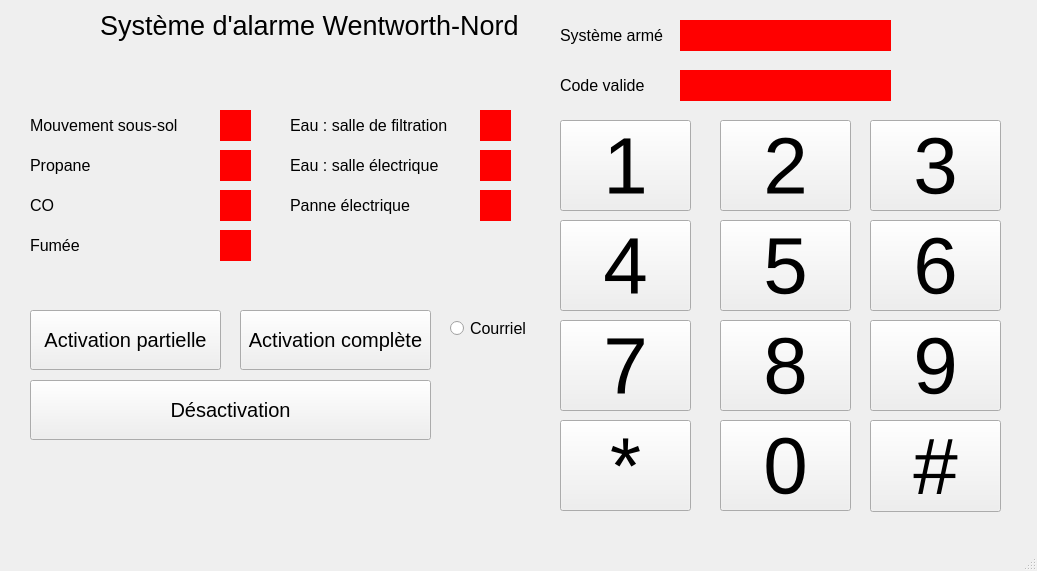
<?xml version="1.0" encoding="UTF-8"?>
<ui version="4.0">
 <class>MainWindow</class>
 <widget class="QMainWindow" name="MainWindow">
  <property name="geometry">
   <rect>
    <x>0</x>
    <y>0</y>
    <width>1037</width>
    <height>571</height>
   </rect>
  </property>
  <property name="windowTitle">
   <string>MainWindow</string>
  </property>
  <property name="animated">
   <bool>true</bool>
  </property>
  <widget class="QWidget" name="centralwidget">
   <widget class="QLabel" name="Label1">
    <property name="geometry">
     <rect>
      <x>30</x>
      <y>230</y>
      <width>151</width>
      <height>31</height>
     </rect>
    </property>
    <property name="font">
     <font>
      <pointsize>12</pointsize>
      <kerning>false</kerning>
     </font>
    </property>
    <property name="frameShape">
     <enum>QFrame::NoFrame</enum>
    </property>
    <property name="text">
     <string>Fumée</string>
    </property>
   </widget>
   <widget class="QLabel" name="Label4">
    <property name="geometry">
     <rect>
      <x>30</x>
      <y>150</y>
      <width>161</width>
      <height>31</height>
     </rect>
    </property>
    <property name="font">
     <font>
      <pointsize>12</pointsize>
     </font>
    </property>
    <property name="text">
     <string>Propane</string>
    </property>
   </widget>
   <widget class="QLabel" name="Label3">
    <property name="geometry">
     <rect>
      <x>30</x>
      <y>110</y>
      <width>161</width>
      <height>31</height>
     </rect>
    </property>
    <property name="font">
     <font>
      <pointsize>12</pointsize>
     </font>
    </property>
    <property name="text">
     <string>Mouvement sous-sol</string>
    </property>
   </widget>
   <widget class="QLabel" name="FumeeCercle">
    <property name="geometry">
     <rect>
      <x>220</x>
      <y>230</y>
      <width>31</width>
      <height>31</height>
     </rect>
    </property>
    <property name="styleSheet">
     <string notr="true">background-color: rgb(255, 0, 0);</string>
    </property>
    <property name="text">
     <string/>
    </property>
   </widget>
   <widget class="QLabel" name="MouvementCercle">
    <property name="geometry">
     <rect>
      <x>220</x>
      <y>110</y>
      <width>31</width>
      <height>31</height>
     </rect>
    </property>
    <property name="styleSheet">
     <string notr="true">background-color: rgb(255, 0, 0);</string>
    </property>
    <property name="text">
     <string/>
    </property>
   </widget>
   <widget class="QLabel" name="PropCercle">
    <property name="geometry">
     <rect>
      <x>220</x>
      <y>150</y>
      <width>31</width>
      <height>31</height>
     </rect>
    </property>
    <property name="styleSheet">
     <string notr="true">background-color: rgb(255, 0, 0);</string>
    </property>
    <property name="text">
     <string/>
    </property>
   </widget>
   <widget class="QLabel" name="label">
    <property name="geometry">
     <rect>
      <x>100</x>
      <y>10</y>
      <width>431</width>
      <height>31</height>
     </rect>
    </property>
    <property name="font">
     <font>
      <pointsize>20</pointsize>
     </font>
    </property>
    <property name="text">
     <string>Système d'alarme Wentworth-Nord</string>
    </property>
   </widget>
   <widget class="QLabel" name="Label4_2">
    <property name="geometry">
     <rect>
      <x>30</x>
      <y>190</y>
      <width>161</width>
      <height>31</height>
     </rect>
    </property>
    <property name="font">
     <font>
      <pointsize>12</pointsize>
     </font>
    </property>
    <property name="text">
     <string>CO</string>
    </property>
   </widget>
   <widget class="QLabel" name="CoCercle">
    <property name="geometry">
     <rect>
      <x>220</x>
      <y>190</y>
      <width>31</width>
      <height>31</height>
     </rect>
    </property>
    <property name="styleSheet">
     <string notr="true">background-color: rgb(255, 0, 0);</string>
    </property>
    <property name="text">
     <string/>
    </property>
   </widget>
   <widget class="QLabel" name="EauTraitementCercle">
    <property name="geometry">
     <rect>
      <x>480</x>
      <y>110</y>
      <width>31</width>
      <height>31</height>
     </rect>
    </property>
    <property name="styleSheet">
     <string notr="true">background-color: rgb(255, 0, 0);</string>
    </property>
    <property name="text">
     <string/>
    </property>
   </widget>
   <widget class="QLabel" name="Label4_3">
    <property name="geometry">
     <rect>
      <x>290</x>
      <y>110</y>
      <width>161</width>
      <height>31</height>
     </rect>
    </property>
    <property name="font">
     <font>
      <pointsize>12</pointsize>
     </font>
    </property>
    <property name="text">
     <string>Eau : salle de filtration</string>
    </property>
   </widget>
   <widget class="QLabel" name="EauElectriqueCercle">
    <property name="geometry">
     <rect>
      <x>480</x>
      <y>150</y>
      <width>31</width>
      <height>31</height>
     </rect>
    </property>
    <property name="styleSheet">
     <string notr="true">background-color: rgb(255, 0, 0);</string>
    </property>
    <property name="text">
     <string/>
    </property>
   </widget>
   <widget class="QLabel" name="Label4_4">
    <property name="geometry">
     <rect>
      <x>290</x>
      <y>150</y>
      <width>161</width>
      <height>31</height>
     </rect>
    </property>
    <property name="font">
     <font>
      <pointsize>12</pointsize>
     </font>
    </property>
    <property name="text">
     <string>Eau : salle électrique</string>
    </property>
   </widget>
   <widget class="QLabel" name="PanneElectriqueCercle">
    <property name="geometry">
     <rect>
      <x>480</x>
      <y>190</y>
      <width>31</width>
      <height>31</height>
     </rect>
    </property>
    <property name="styleSheet">
     <string notr="true">background-color: rgb(255, 0, 0);</string>
    </property>
    <property name="text">
     <string/>
    </property>
   </widget>
   <widget class="QLabel" name="Label4_6">
    <property name="geometry">
     <rect>
      <x>290</x>
      <y>190</y>
      <width>161</width>
      <height>31</height>
     </rect>
    </property>
    <property name="font">
     <font>
      <pointsize>12</pointsize>
     </font>
    </property>
    <property name="text">
     <string>Panne électrique</string>
    </property>
   </widget>
   <widget class="QLabel" name="SystemeArmeCercle">
    <property name="geometry">
     <rect>
      <x>680</x>
      <y>20</y>
      <width>211</width>
      <height>31</height>
     </rect>
    </property>
    <property name="styleSheet">
     <string notr="true">background-color: rgb(255, 0, 0);</string>
    </property>
    <property name="text">
     <string/>
    </property>
   </widget>
   <widget class="QLabel" name="Label4_9">
    <property name="geometry">
     <rect>
      <x>560</x>
      <y>20</y>
      <width>111</width>
      <height>31</height>
     </rect>
    </property>
    <property name="font">
     <font>
      <pointsize>12</pointsize>
     </font>
    </property>
    <property name="text">
     <string>Système armé</string>
    </property>
   </widget>
   <widget class="QPushButton" name="Bouton1">
    <property name="geometry">
     <rect>
      <x>560</x>
      <y>120</y>
      <width>131</width>
      <height>91</height>
     </rect>
    </property>
    <property name="font">
     <font>
      <pointsize>60</pointsize>
     </font>
    </property>
    <property name="text">
     <string>1</string>
    </property>
   </widget>
   <widget class="QPushButton" name="Bouton2">
    <property name="geometry">
     <rect>
      <x>720</x>
      <y>120</y>
      <width>131</width>
      <height>91</height>
     </rect>
    </property>
    <property name="font">
     <font>
      <pointsize>60</pointsize>
     </font>
    </property>
    <property name="text">
     <string>2</string>
    </property>
   </widget>
   <widget class="QPushButton" name="Bouton3">
    <property name="geometry">
     <rect>
      <x>870</x>
      <y>120</y>
      <width>131</width>
      <height>91</height>
     </rect>
    </property>
    <property name="font">
     <font>
      <pointsize>60</pointsize>
     </font>
    </property>
    <property name="text">
     <string>3</string>
    </property>
   </widget>
   <widget class="QPushButton" name="Bouton5">
    <property name="geometry">
     <rect>
      <x>720</x>
      <y>220</y>
      <width>131</width>
      <height>91</height>
     </rect>
    </property>
    <property name="font">
     <font>
      <pointsize>60</pointsize>
     </font>
    </property>
    <property name="text">
     <string>5</string>
    </property>
   </widget>
   <widget class="QPushButton" name="Bouton4">
    <property name="geometry">
     <rect>
      <x>560</x>
      <y>220</y>
      <width>131</width>
      <height>91</height>
     </rect>
    </property>
    <property name="font">
     <font>
      <pointsize>60</pointsize>
     </font>
    </property>
    <property name="text">
     <string>4</string>
    </property>
   </widget>
   <widget class="QPushButton" name="Bouton6">
    <property name="geometry">
     <rect>
      <x>870</x>
      <y>220</y>
      <width>131</width>
      <height>91</height>
     </rect>
    </property>
    <property name="font">
     <font>
      <pointsize>60</pointsize>
     </font>
    </property>
    <property name="text">
     <string>6</string>
    </property>
   </widget>
   <widget class="QPushButton" name="Bouton8">
    <property name="geometry">
     <rect>
      <x>720</x>
      <y>320</y>
      <width>131</width>
      <height>91</height>
     </rect>
    </property>
    <property name="font">
     <font>
      <pointsize>60</pointsize>
     </font>
    </property>
    <property name="text">
     <string>8</string>
    </property>
   </widget>
   <widget class="QPushButton" name="Bouton7">
    <property name="geometry">
     <rect>
      <x>560</x>
      <y>320</y>
      <width>131</width>
      <height>91</height>
     </rect>
    </property>
    <property name="font">
     <font>
      <pointsize>60</pointsize>
     </font>
    </property>
    <property name="text">
     <string>7</string>
    </property>
   </widget>
   <widget class="QPushButton" name="Bouton9">
    <property name="geometry">
     <rect>
      <x>870</x>
      <y>320</y>
      <width>131</width>
      <height>91</height>
     </rect>
    </property>
    <property name="font">
     <font>
      <pointsize>60</pointsize>
     </font>
    </property>
    <property name="text">
     <string>9</string>
    </property>
   </widget>
   <widget class="QPushButton" name="Bouton0">
    <property name="geometry">
     <rect>
      <x>720</x>
      <y>420</y>
      <width>131</width>
      <height>91</height>
     </rect>
    </property>
    <property name="font">
     <font>
      <pointsize>60</pointsize>
     </font>
    </property>
    <property name="text">
     <string>0</string>
    </property>
   </widget>
   <widget class="QPushButton" name="BoutonStar">
    <property name="geometry">
     <rect>
      <x>560</x>
      <y>420</y>
      <width>131</width>
      <height>91</height>
     </rect>
    </property>
    <property name="font">
     <font>
      <pointsize>60</pointsize>
     </font>
    </property>
    <property name="text">
     <string>*</string>
    </property>
   </widget>
   <widget class="QPushButton" name="BoutonReset">
    <property name="geometry">
     <rect>
      <x>870</x>
      <y>420</y>
      <width>131</width>
      <height>92</height>
     </rect>
    </property>
    <property name="font">
     <font>
      <pointsize>60</pointsize>
     </font>
    </property>
    <property name="text">
     <string>#</string>
    </property>
   </widget>
   <widget class="QPushButton" name="ActivationPartielle">
    <property name="geometry">
     <rect>
      <x>30</x>
      <y>310</y>
      <width>191</width>
      <height>60</height>
     </rect>
    </property>
    <property name="font">
     <font>
      <pointsize>15</pointsize>
     </font>
    </property>
    <property name="text">
     <string>Activation partielle</string>
    </property>
   </widget>
   <widget class="QPushButton" name="ActivationComplete">
    <property name="geometry">
     <rect>
      <x>240</x>
      <y>310</y>
      <width>191</width>
      <height>60</height>
     </rect>
    </property>
    <property name="font">
     <font>
      <pointsize>15</pointsize>
     </font>
    </property>
    <property name="text">
     <string>Activation complète</string>
    </property>
   </widget>
   <widget class="QPushButton" name="Desactivation">
    <property name="geometry">
     <rect>
      <x>30</x>
      <y>380</y>
      <width>401</width>
      <height>60</height>
     </rect>
    </property>
    <property name="font">
     <font>
      <pointsize>15</pointsize>
     </font>
    </property>
    <property name="text">
     <string>Désactivation</string>
    </property>
   </widget>
   <widget class="QLabel" name="codeValideCercle">
    <property name="geometry">
     <rect>
      <x>680</x>
      <y>70</y>
      <width>211</width>
      <height>31</height>
     </rect>
    </property>
    <property name="styleSheet">
     <string notr="true">background-color: rgb(255, 0, 0);</string>
    </property>
    <property name="text">
     <string/>
    </property>
   </widget>
   <widget class="QLabel" name="Label4_10">
    <property name="geometry">
     <rect>
      <x>560</x>
      <y>70</y>
      <width>101</width>
      <height>31</height>
     </rect>
    </property>
    <property name="font">
     <font>
      <pointsize>12</pointsize>
     </font>
    </property>
    <property name="text">
     <string>Code valide</string>
    </property>
   </widget>
   <widget class="QRadioButton" name="courriel">
    <property name="geometry">
     <rect>
      <x>450</x>
      <y>320</y>
      <width>82</width>
      <height>17</height>
     </rect>
    </property>
    <property name="font">
     <font>
      <pointsize>12</pointsize>
     </font>
    </property>
    <property name="text">
     <string>Courriel</string>
    </property>
   </widget>
  </widget>
  <widget class="QMenuBar" name="menubar">
   <property name="geometry">
    <rect>
     <x>0</x>
     <y>0</y>
     <width>1037</width>
     <height>21</height>
    </rect>
   </property>
  </widget>
  <widget class="QStatusBar" name="statusbar"/>
 </widget>
 <resources/>
 <connections/>
</ui>
